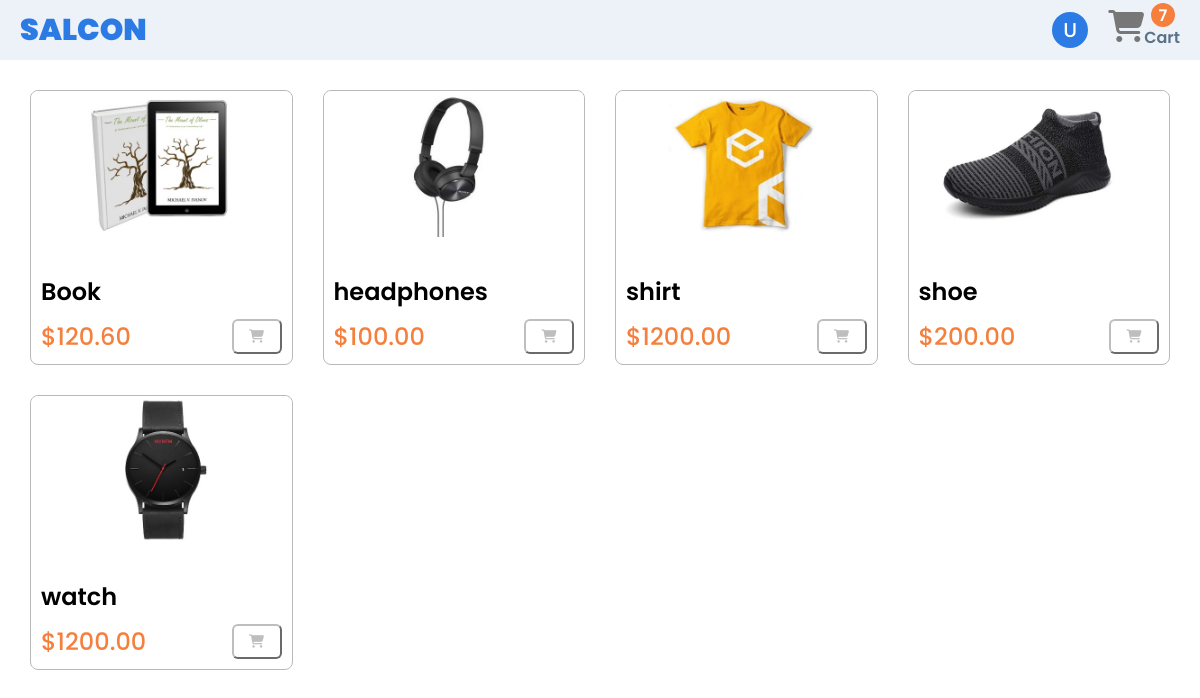
/ (signed in), run on the app's committed database.
### base/models.py (models this page shows, shortened)
class User(AbstractBaseUser, PermissionsMixin):
    email = models.EmailField(db_index=True, unique=True, max_length=254)
    first_name = models.CharField(max_length=240)
    last_name = models.CharField(max_length=255)
    is_staff = models.BooleanField(default=True)
    is_active = models.BooleanField(default=True)
    is_superuser = models.BooleanField(default=False)
    objects = customeUserManager()
    USERNAME_FIELD = 'email'
    REQUIRED_FIELDS = ['first_name', 'last_name']
    class Meta:
        verbose_name = 'User'
        verbose_name_plural = 'Users'
    def getInitial(self):
        return self.first_name[0].upper()

class products(models.Model):
    image = models.ImageField(null=True, blank=True, upload_to="products/")
    name = models.CharField(max_length=70)
    price = models.DecimalField(max_digits=10, decimal_places=2)

### base/views.py (the view)
# urls.py: path('', views.homePage.as_view(), name="home-page"),
class homePage(ListView):
    template_name = "base/Home.html"
    model = products
    context_object_name = 'products'
    def get_context_data(self, **kwargs):
        context = super().get_context_data(**kwargs)
        if self.request.user.is_authenticated:
            user_orders = orderItem.objects.filter(cumstomer = self.request.user)
            context["cart_total"] = get_totalOrders(user_orders)
        else:
            context["cart_total"] = getTotalItems(self.request)
        return context
    def get(self, request, *args, **kwargs):
        getTotalItems(request)
        return super().get(request, *args, **kwargs)

### base/utils.py (called while the page is built)
def say(request):
    try:
        cart_products = json.loads(request.COOKIES['items'])
        return cart_products
    except Exception as e:
        return {}

def getTotalItems(request):
    product_list = say(request)
    total = 0
    for product in product_list:
        total += product_list[product]['quantity']
    return total

def get_totalOrders(user_orders):
    total_orders = 0
    for user_order in user_orders:
        total_orders += user_order.quantity
    return total_orders

### base/templates/base/Home.html
{% extends 'base/main.html' %}
{%  block content %}
<div class="product-grid">
    {% for product in products %}
    <div class="product">
        <img class="product-image" src="{{product.image.url}}" width="300px">
        <span class="product-name">{{product.name}}</span>
        <div>
            <span class="product-price">${{product.price}}</span>
            <button class="cart-btn" data-product="{{product.name}}" data-action="create">
                <i class="fa-solid fa-cart-shopping cart-btn"></i>
            </button>
        </div>
    </div>
    {% endfor %}
</div>
{% endblock %}

### base/templates/base/main.html (shortened to what this page needs)
{% load static %}
<!DOCTYPE html>
<html lang="en">
<head>
    <link rel="stylesheet" href="{% static '/css/style.css' %}">
    <link rel="stylesheet" href="{% static '/css/payment.css' %}">
    <link rel="stylesheet" href="{% static '/css/addAddress.css' %}">
</head>
<body>
    <header>
        <a href="{% url 'home-page' %}" class="logo">SALCON</a>
        <div class="acc">
            {% if user.is_authenticated %}
            <div class="dropDown">
                <div class="user" onclick=" toogleMenu() ">
                    <button>{{ user.getInitial }}</button>
                </div>
            </div>
            {% else %}
                <a href="{% url 'login' %}" class="login">Login</a>
            {% endif %}
            <a href="{% url 'checkout' %}" class="cart">
                <i class="fa-solid fa-cart-shopping fa-2x"></i>
                <span class="cart-count">{{cart_total}}</span>
                <p>Cart</p>
            </a>
        </div>
    </header>
    <main>
        {% block content %}
        {% endblock %}
    </main>
</body>
</html>

### static/css/style.css (style rules this page uses)
* { padding: 0; margin: 0; box-sizing: border-box; font-family: 'Poppins', sans-serif; }
header { display: flex; justify-content: space-between; background-color: rgb(237, 242, 249); height: 60px; align-items: center; padding: 0 20px; }
header .logo { text-decoration: none; font-size: 30px; font-weight: 900; color: rgb(44, 123, 229); }
header .cart { display: flex; position: relative; cursor: pointer; text-decoration: none; }
header .cart i { color: rgb(119, 119, 119); }
header .cart p { margin-top: 15px; font-weight: 600; color: rgb(89, 114, 136); }
header .cart span { display: flex; justify-content: center; align-items: center; width: 24px; height: 24px; position: absolute; background-color: rgb(245, 128, 62); border-radius: 40px; top: -7px; right: 5px; font-weight: 600; color: white; }
main .product-grid { display: grid; grid-template-columns: 1fr 1fr 1fr 1fr; column-gap: 30px; row-gap: 30px; padding: 30px; }
main .product-grid .product { width: 100%; border: 1px solid; border-radius: 8px; border-color: rgb(185, 185, 185); }
main .product-grid .product div { margin-top: 10px; margin-bottom: 10px; display: flex; justify-content: space-between; padding: 0 10px; }
.product-price { font-size: 1.5rem; font-weight: 500; color: rgb(245, 128, 62); }
main .product-grid .product div button { width: 50px; border-color: rgb(190, 190, 190); box-shadow: 10px; border-radius: 6px; background-color: white; cursor: pointer; }
.cart-btn { color: rgb(190, 190, 190); }
main .product-grid .product .product-name { font-size: 1.5rem; font-weight: 530; margin-left: 10px; }
main .product-grid .product .product-image { width: 100%; border-top-left-radius: 8px; border-top-right-radius: 8px; margin-bottom: 30px; }
.user { display: flex; justify-content: center; align-items: center; margin-left: 50px; width: 20px; height: 15px; padding: 18px; background-color: rgb(44, 123, 229); color: white; font-weight: 500; font-size: 20px; border-radius: 100% }
.user button { all: unset; color: white; cursor: pointer; }
.acc { display: flex; column-gap: 20px; align-items: center; justify-self: center; }

### data on the page
User: getInitial "U"
products: image (picture), name "Book", price "120.60"
products: image (picture), name "headphones", price "100.00"
products: image (picture), name "shirt", price "1200.00"
products: image (picture), name "shoe", price "200.00"
products: image (picture), name "watch", price "1200.00"

### other printed values
{{ cart_total }} "7"
